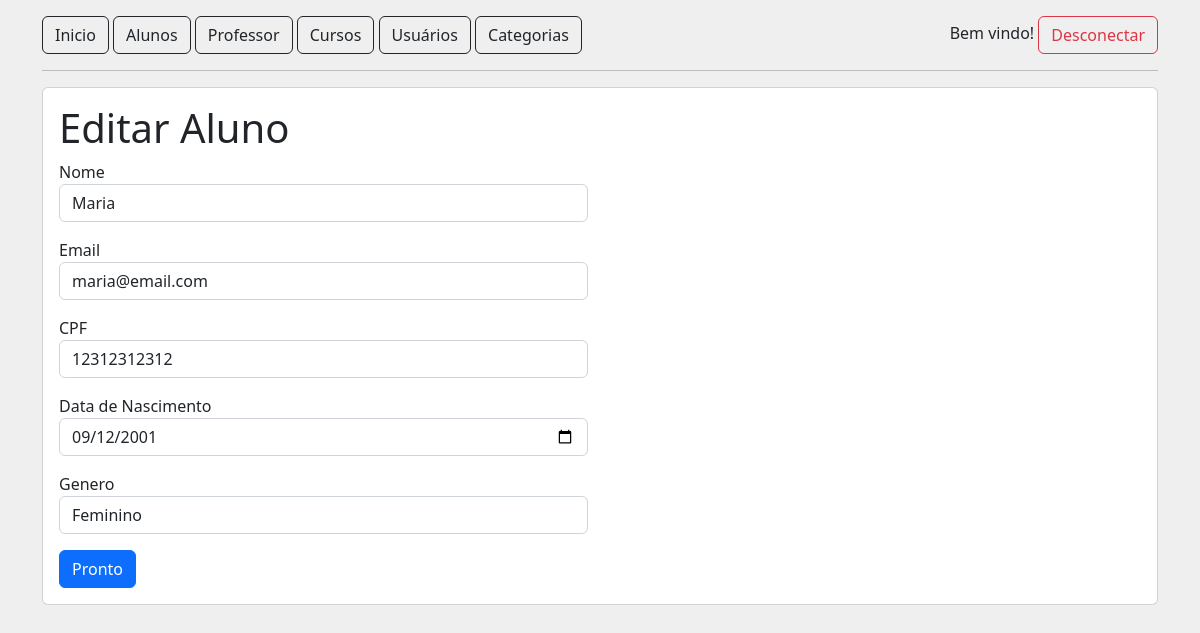
/alunos/editar?id=1, run on the app's committed database.
### tables this page shows
CREATE TABLE tb_alunos (
    id INT PRIMARY KEY AUTO_INCREMENT,
    nome VARCHAR(100) NOT NULL,
    matricula VARCHAR(20) UNIQUE NOT NULL,
    email VARCHAR(100) UNIQUE NOT NULL,
    status TINYINT NOT NULL,
    genero VARCHAR(20) NOT NULL,
    dataNascimento DATETIME NOT NULL,
    cpf CHAR(11) UNIQUE NOT NULL
);

### src/Controller/AbstractController.php (called while the page is built, shortened)
<?php
abstract class AbstractController
{
    public function render(string $view, ?array $dados = null, bool $navbar = true): void
    {
        include_once '../views/template/header.phtml';
        $navbar === true && include_once '../views/template/menu.phtml';
        include_once "../views/{$view}.phtml";
        include_once '../views/template/footer.phtml';
    }
}

### src/Controller/AlunoController.php (called while the page is built, shortened)
<?php
class AlunoController extends AbstractController
{
    public function editar(): void
    {
        $id = $_GET['id'];
        $rep = new AlunoRepository();
        $aluno = $rep->buscarUm($id);
        $this->render('aluno/editar', [$aluno]);
    }
}

### public/index.php (called while the page is built, shortened)
<?php
$rotas = require '../config/routes.php';
$url = $_SERVER['REQUEST_URI'];
$rota = explode('?', $url)[0];
$method = $rotas[$rota]['method'];
(new $controller)->$method();

### src/Repository/AlunoRepository.php (called while the page is built, shortened)
<?php
class AlunoRepository implements RepositoryInterface
{
    public PDO $pdo;
    public function __construct()
    {
        $this->pdo = DatabaseConnection::abrirConexao();
    }
    public function buscarUm(string $id): object
    {
        $sql = "SELECT * FROM ".self::TABLE." WHERE id = '{$id}'";
        $query = $this->pdo->query($sql);
        $query->execute();
        return $query->fetchObject(Aluno::class);
    }
}

### src/Connection/DatabaseConnection.php (called while the page is built, shortened)
<?php
class DatabaseConnection
{
    public static function abrirConexao(): PDO
    {
        return new PDO("mysql:host=localhost;dbname=".DB_NAME, DB_USER, DB_PASSWORD);
    }
}

### Views/aluno/editar.phtml (the view)
<?php
    $aluno = $dados[0];
?>
<section class="mt-3 card card-body">
    <h1>Editar Aluno</h1>
    <div class="row">
        <div class="col">
            <form action="" method="POST">
                <label for="nome">Nome</label>
                <input name="nome" type="text" id="nome" class="form-control mb-3" value="<?php echo $aluno->nome; ?>">
                <label for="email">Email</label>
                <input name="email" type="text" id="email" class="form-control mb-3" value="<?php echo $aluno->email; ?>">
                <label for="cpf">CPF</label>
                <input name="cpf" type="text" id="cpf" class="form-control mb-3" value="<?php echo $aluno->cpf; ?>">
                <label for="nascimento">Data de Nascimento</label>
                <input name="nascimento" type="date" id="nascimento" class="form-control mb-3" value="<?php echo date("Y-m-d", strtotime($aluno->dataNascimento)); ?>">
                <label for="genero">Genero</label>
                <input name="genero" type="text" id="genero" class="form-control mb-3" value="<?php echo $aluno->genero; ?>">
                <button class="btn btn-primary">Pronto</button>
            </form>
        </div>
        <div class="col"></div>
    </div>
</section>

### data on the page
tb_alunos: nome "Maria", email "maria@email.com", cpf "12312312312", nascimento "09/12/2001", genero "Feminino"
